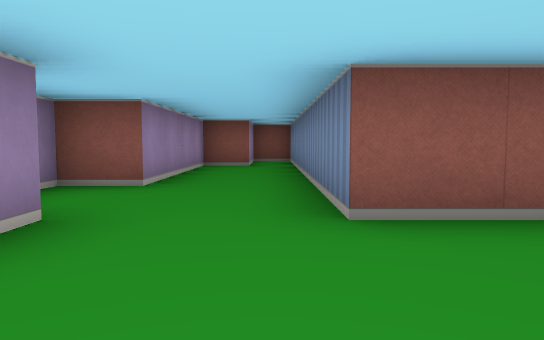
view 1 (above)

13 first-person views from a walk through a cub3D maze. The camera is about half as high as the walls, tilts 4° down and sees 70° across. The floor is counted in squares. Each view is taken from the middle of a square. On the plan, view 1 faces up. The plan holds only what a view shows up to about 9 squares ahead; the rest is blank. The place goes on beyond the plan.

view 2
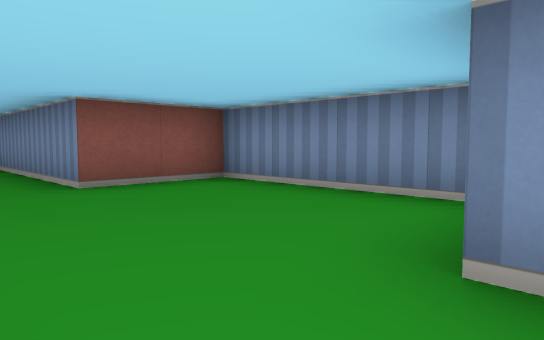

view 3
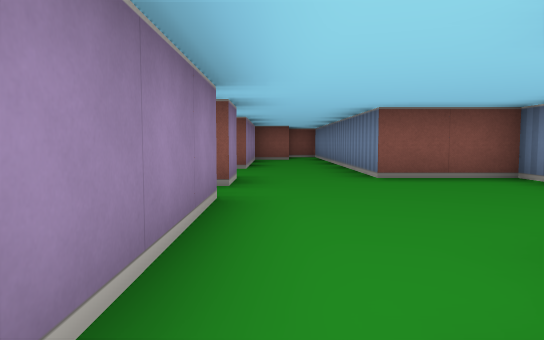

view 4
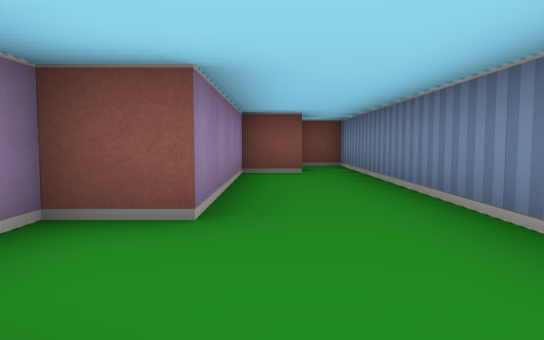

view 5
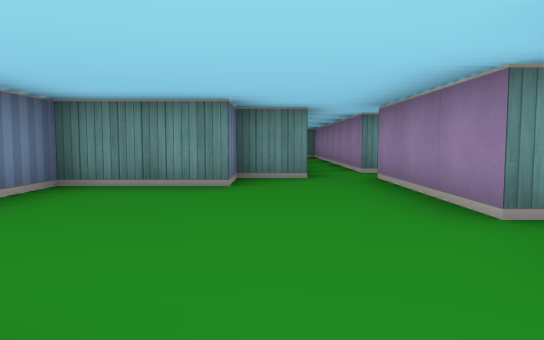

view 6
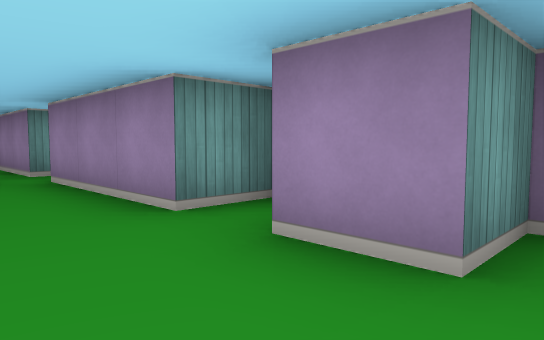

view 7
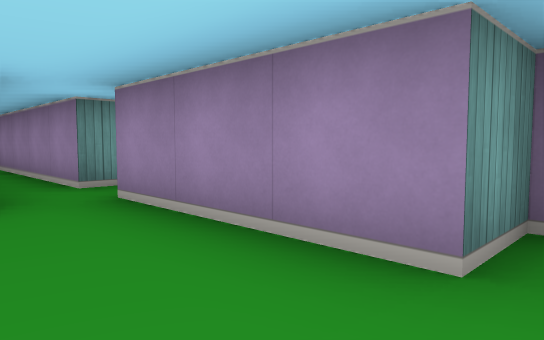

view 8
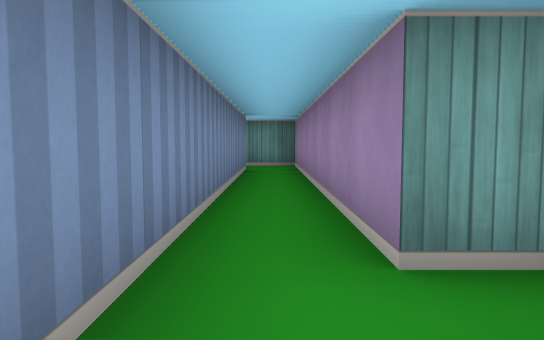

view 9
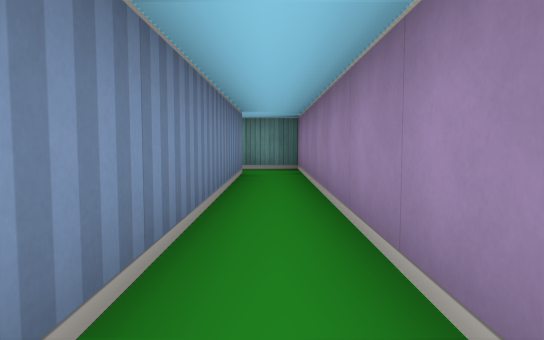

view 10
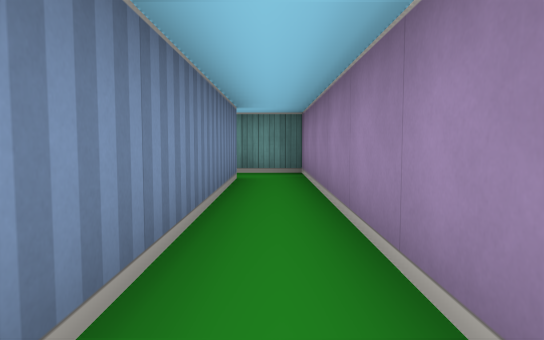

view 11
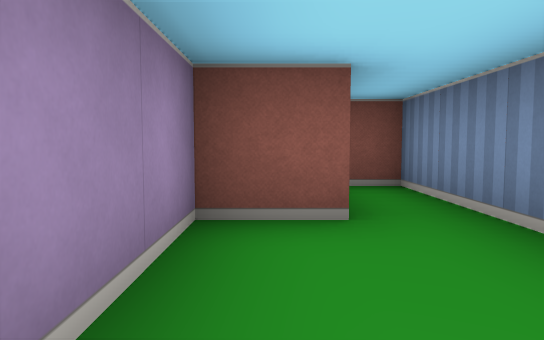

view 12
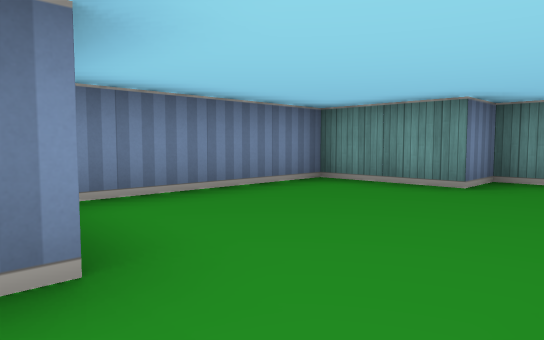

view 13
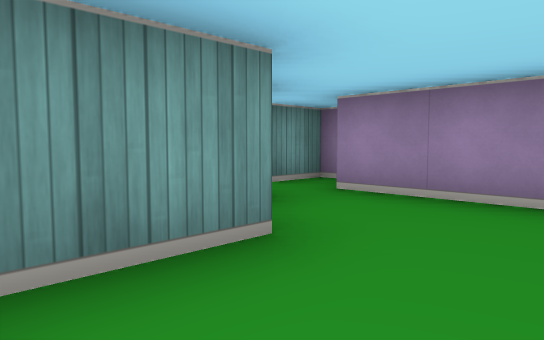

### Floor plan
Points are (right, up) in squares from view 1. A wall is a line through its corners. A room is listed if a view was taken in it or the views show most of it. See-through windows are left out.
Room 1 (views 1, 2, 3, 4, 5, 6, 7, 8, 9, 11, 12, 13)
walls: (-2.6, 0.5) (-1.5, 0.5) (-1.5, -2.5); (-0.5, -3.5) (-0.5, -2.5) (0.5, -2.5) (0.5, -1.5) (2.5, -1.5) (2.5, 2.5) (0.5, 2.5) (0.5, 10.5) (-0.4, 10.5); (-2.5, -3.5) (-1.5, -3.5); (-0.5, 9) (-0.5, 8.5) (-1.5, 8.5) (-1.5, 4.5) (-2.5, 4.5) (-2.5, 2.5) (-1.5, 2.5) (-1.5, 1.5)
ways out: opening at (-1, -4) to room 2
Room 2 (view 10)
walls: (-0.5, -9.5) (-0.5, -3.5); (-1.5, -3.5) (-1.5, -10.5) (-0.4, -10.5)
ways out: opening at (-1, -4) to room 1

Where each view was taken, in squares from view 1:
view 1: 0 up, 0 right, facing up
view 2: 2 down, 1 left, facing up-right
view 3: 3 down, 1 left, facing up
view 4: 2 up, 1 left, facing up
view 5: 3 up, 0 right, facing down
view 6: 3 up, 0 right, facing down-left
view 7: 1 up, 0 right, facing down-left
view 8: 2 down, 1 left, facing down
view 9: 3 down, 1 left, facing down
view 10: 4 down, 1 left, facing down
view 11: 6 up, 1 left, facing up
view 12: 3 up, 1 left, facing down-right
view 13: 0 up, 2 right, facing down-left
